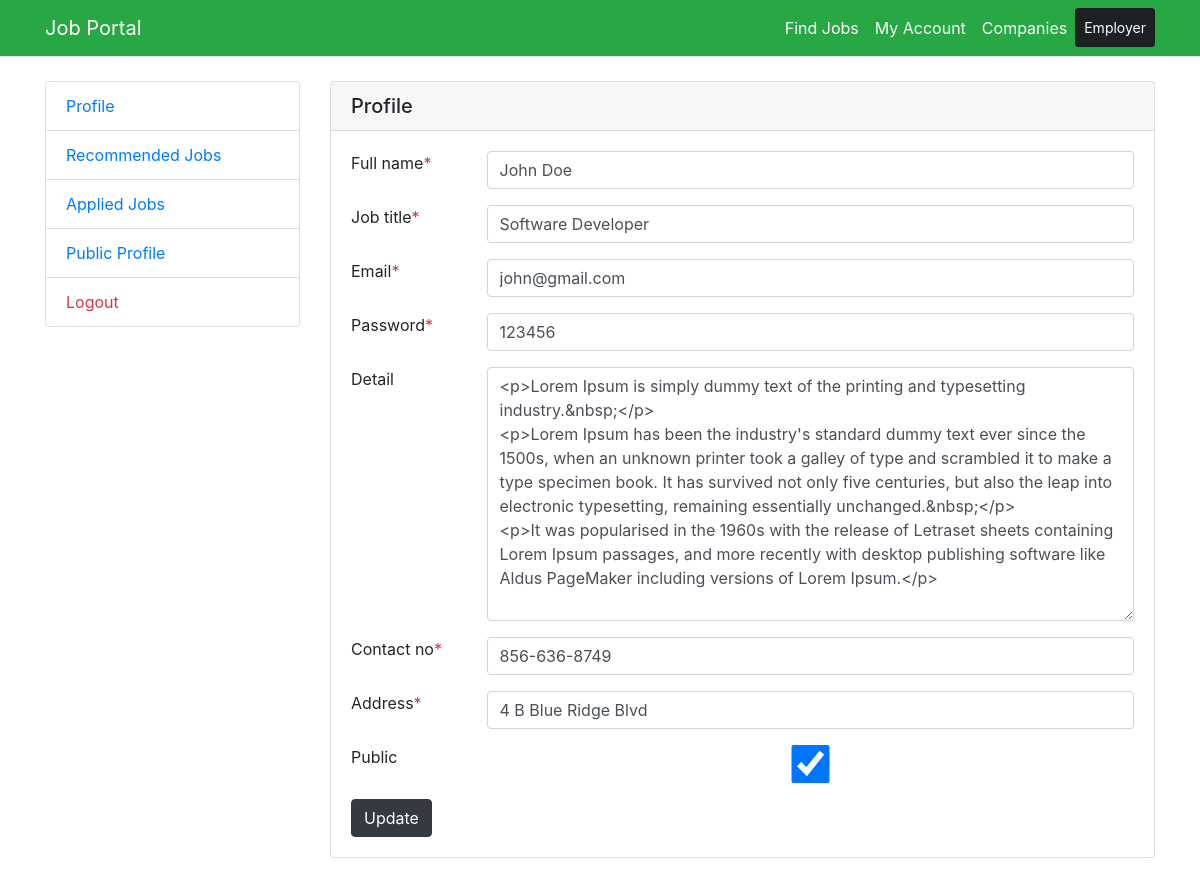
The page /profile (signed in) on the database its author committed.
### main/e_models.py (models this page shows, shortened)
class Employee(models.Model):
    full_name=models.CharField(max_length=200)
    job_title=models.CharField(max_length=200,default='')
    email=models.CharField(max_length=200,default='',null=True)
    password=models.CharField(max_length=200,default='',null=True)
    detail=models.TextField(blank=True)
    contact_no=models.CharField(max_length=200)
    address=models.CharField(max_length=300)
    active_status=models.BooleanField(default=True)
    public=models.BooleanField(default=True)

### main/e_views.py (the view)
# urls.py: path('profile',e_views.profile,name='profile'),
def profile(request):
    emp=get_object_or_404(Employee,id=request.session['empId'])
    if request.method=='POST':
        registerForm=EmployeeRegisterForm(request.POST,instance=emp)
        if registerForm.is_valid():
            registerForm.save()
            messages.success(request,'Profile has been updated.')
            return redirect('/profile')
    registerForm=EmployeeRegisterForm(instance=emp)
    return render(request,'profile.html',{'form':registerForm})

### main/forms.py
class EmployeeRegisterForm(forms.ModelForm):
    class Meta:
        model=Employee
        exclude=('active_status',)

### main/context_processor.py (called while the page is built)
def company_noti_count(request):
    total_notification=0
    if 'companyId' in request.session:
        company=request.session['companyId']
        total_notification=Notification.objects.filter(receiver_id=company).count()
    return {'totalNotification':total_notification}

### main/templates/profile.html (shortened to what this page needs)
{% extends "base.html" %}
{% load static %}
{% load widget_tweaks %}
{% block content %}
<div class="row">
    <div class="col-md-3">
        {% include 'left-sidebar.html' %}
    </div>
    <div class="col-md-9">
        <div class="card">
            <h5 class="card-header">Profile</h5>
            <div class="card-body">
                <form method="post" action="/profile">
                    {% for field in form %}
                    <div class="form-group row">
                        <lable class="col-sm-2">{{field.label}}{% if field.field.required%}<span class="text-danger">*</span>{%endif%}</lable>
                        <div class="col-sm-10">
                            {{field|add_class:"form-control"}}
                        </div>
                    </div>
                    {% endfor %}
                    <input type="submit" value="Update" class="btn btn-dark" />
                </form>
            </div>
        </div>
    </div>
</div>
{% endblock %}

### rows shown on the page
Employee: form "John Doe" "Software Developer" "john@gmail.com" "123456" "<p>Lorem Ipsum is simply dummy text of the printing and typesetting industry.&nbsp;</p> <p>Lorem Ipsum has been the industry's standard dummy text ever since the 1500s, when an unknown printer took a galley of type and scrambled it to make a type specimen book. It has survived not only five centuries, but also the leap into electronic typesetting, remaining essentially unchanged.&nbsp;</p> <p>It was popularised in the 1960s with the release of Letraset sheets containing Lorem Ipsum passages, and more recently with desktop publishing software like Aldus PageMaker including versions of Lorem Ipsum.</p>" "856-636-8749" "4 B Blue Ridge Blvd" "☑"

### other values the page prints
{{ field.label }} "Full name" "Job title" "Email" "Password" "Detail" "Contact no" "Address" "Public"
